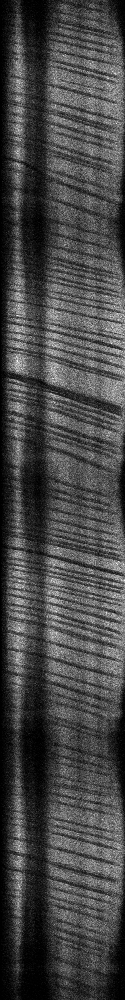
%> input picture old/really old/fig9im.tif, 125 x 1000 px
$ octave LSPIV_parallel.m   (GNU Octave 9; MATLAB toolbox functions it lacks are replaced by stand-ins)
%> lines starting %> are read from the running program, lines starting %| are printed output that depends on the picture
%> the answer given: 1
%> the answer given: really old/fig9im.tif
### imimportTif.m
function imageLines = imimportTif(fname);
%> called with fname = 'really old/fig9im.tif'
% function imageLines = imimportTif(fname);
%
% This function imports a multiFrame TIF file as a single
% array. Modify this section to accomodate your raw data format.
%
% This particular file format assumes the time axis is along the
%   x axis (e.g. each y scan is instantaneous).  The output format
%   is spatial along the first axis, and time along the second axis.
%
%  Arbitrary limit of 256 frames in the TIF (which can be increased)
%
% PWG 3/28/2011


imageFrames = [];
disp('   imimportTif() from Kim et al');
for index = 1:256
    try
        imageFrames(:,:,index) = imread(fname,index);
%> imageFrames: size 1000x125 double; min 118, max 19880, mean 5632.2; mean of the top-left, top-right, bottom-left and bottom-right quarters 4796.2, 6953.3, 4247.5, 6496.5
    catch
        break
    end

    % give the user status updates
    fprintf('   image: %d, ', index);
    if mod(index,10) == 0
        fprintf('\n')
    end
    if index == 256
        disp('   Warning: Arbitrary 256 frame TIF limit reached. Increase if necessary')
    end
end
fprintf('\n');

% reformat into a single frame
imageFramesSize = size(imageFrames);
%> imageFramesSize = [1000 125]

if length(imageFramesSize) == 2
    % abb
    imageLines = zeros(imageFramesSize(2), imageFramesSize(1));
    index = 1;
    imageLines(:,1+(index-1)*imageFramesSize(1):(index)*imageFramesSize(1)) = imageFrames(:,:,index)';
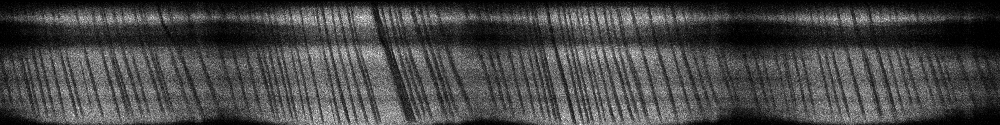
%> imageLines: size 125x1000 double; min 118, max 19880, mean 5632.2; mean of the top-left, top-right, bottom-left and bottom-right quarters 4796.2, 4247.5, 6953.3, 6496.5; drawn with min black and max white
else
    imageLines = zeros(imageFramesSize(2), imageFramesSize(1)*imageFramesSize(3));
    for index = 1:imageFramesSize(3)
        imageLines(:,1+(index-1)*imageFramesSize(1):(index)*imageFramesSize(1)) = imageFrames(:,:,index)';
    end
end

disp('   imimportTif() Multiframe import complete');

### old/LSPIV_parallel.m
% LSPIV with parallel processing enabled.
%
% For additional information, please see corresponding manuscript:
%
% 'Line-Scanning Particle Image Velocimetry: an Optical Approach for
% Quantifying a Wide Range of Blood Flow Speeds in Live Animals'
% by Tyson N. Kim, Patrick W. Goodwill, Yeni Chen, Steven M. Conolly, Chris
% B. Schaffer, Dorian Liepmann, Rong A. Wang
%
%
% abb 201904
% shiftamt: seems very important, for synthetic data, shiftamt=5 (capillary) or
% shiftamt=1 (artery) results in different velocities!!!!
% windowsize: just used to flag 'bad' points?
%
% made it so we create new plots on each run and do not recyle. This allows
% us to see output of multiple runs on same daya with different parameters

% abb, removed
% PWG 3/28/2012
%close all

numWorkers    = 12;  % number of workers on this machine.
                     % depends on number of processors in your machine
                     % A safe starting point is typically 4,
                     % MATLAB supports up to 12 local workers in
                     % R2011b.
                     %
                     % If you have trouble, you can access parpool
                     % directly: e.g. try typing "parpool 12" for 12
                     % workers.
numWorkers    = 6; % abb on my mac mini
numWorkers    = 4; % abb on my mac home

% Parameters to improve fits
maxGaussWidth = 100;  % maximum width of peak during peak fitting

% Judge correctness of fit
numstd        = 3;  %num of stdard deviation from the mean before flagging
windowsize    = 2600; %in # scans, this w ill be converted to velocity points
                      %if one scan is 1/2600 s, then windowsize=2600 means
                      %a 1 second moving window.  Choose the window size
                      %according to experiment.

%%  settings
% Ask user for setting
str = {'capillary', 'artery', 'user'};
[speedSetting,v] = listdlg('PromptString','Select a configuration',...
                'SelectionMode','single',...
                'ListString',str);
if v == 0; beep; disp('Cancelled'); return; end

if speedSetting == 1   % CAPILLARY SETTING
    numavgs       = 100;  %up to 100 (or more) for noisy or slow data
    skipamt       = 25;   %if it is 2, it skips every other point.  3 = skips 2/3rds of points, etc.
    shiftamt      = 5;
elseif speedSetting == 2   % ARTERY SETTING
    numavgs       = 100;  %up to 100 (or more) for noisy or slow data
    skipamt       = 25;   %if it is 2, it skips every other point.  3 = skips 2/3rds of points, etc.
    shiftamt      = 1;
elseif speedSetting == 3   % USER SETTING
    disp('settings are hard coded in the script, see script!');
    numavgs       = 100;  %up to 200 (or more) for troublesome data. However
                          %you will lose some of the info in the peaks and
                          %troughs
    skipamt       = 10;   %if it is 2, it skips every other point.  3 = skips 2/3rds of points, etc.
    shiftamt      = 1;
end

% abb, path to folder with this file
% cd /Users/cudmore/Dropbox/linescan/kim_et_al_2012

% abb, redirect uigetfile to a data folder for user selection
%myPath = '/Volumes/fourt0/Dropbox/data';
myPath = '';

%% Import the data from a multi-frame tif and make into a single array
%  The goal is a file format that is one single array,
%  so modify this section to accomodate your raw data format.
%
%  This particular file format assumes
disp('import raw data');
% abb updated to point to raw data path 'myPath'
%[fname,pathname]=uigetfile(myPath, '*.TIF','pick a linescan file');%loads file
[fname,pathname]=uigetfile(fullfile(myPath,'*.tif'),'pick a linescan file');%loads file
% abb, replaced 'break' with 'return'
if fname == 0; beep; disp('Cancelled'); return; end
imageLines = imimportTif([pathname fname])'; % abb, imimportTif() is a .m file !!!
%%

% abb
disp(['abb size(imageLines): ', num2str(size(imageLines))])
%| abb size(imageLines): 1000   125

%% choose where in the image to process
% abb, added 'figure' to always display imagesc in new figure
figure
imagesc(imageLines(1:size(imageLines,2),:)) % imagesc is image 'scaled colors'
colormap('gray')

% abb
%title('Select the boundaries of the region of interest 1/2');
title('Click the left/min point along x-axis to start analysis');
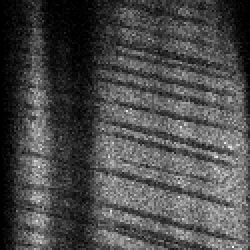
%> displayed picture: size 125x125x3, on the screen's scale of 0 to 255 (shown 2 times larger); min 0, max 255, mean 74.7
%> (the run ends here)
